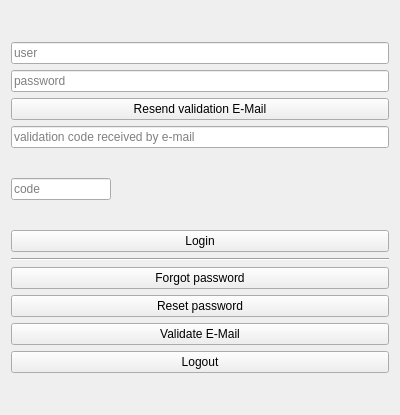
<?xml version="1.0" encoding="UTF-8"?>
<ui version="4.0">
 <class>HomeForm</class>
 <widget class="QWidget" name="HomeForm">
  <property name="windowModality">
   <enum>Qt::ApplicationModal</enum>
  </property>
  <property name="enabled">
   <bool>true</bool>
  </property>
  <property name="geometry">
   <rect>
    <x>0</x>
    <y>0</y>
    <width>400</width>
    <height>415</height>
   </rect>
  </property>
  <property name="sizePolicy">
   <sizepolicy hsizetype="Fixed" vsizetype="Preferred">
    <horstretch>0</horstretch>
    <verstretch>0</verstretch>
   </sizepolicy>
  </property>
  <property name="maximumSize">
   <size>
    <width>2048</width>
    <height>1024</height>
   </size>
  </property>
  <property name="windowTitle">
   <string/>
  </property>
  <property name="windowOpacity">
   <double>1.000000000000000</double>
  </property>
  <property name="autoFillBackground">
   <bool>false</bool>
  </property>
  <layout class="QVBoxLayout" name="verticalLayout_2">
   <item>
    <spacer name="verticalSpacer_2">
     <property name="orientation">
      <enum>Qt::Vertical</enum>
     </property>
     <property name="sizeHint" stdset="0">
      <size>
       <width>20</width>
       <height>40</height>
      </size>
     </property>
    </spacer>
   </item>
   <item>
    <widget class="QLineEdit" name="userEdit">
     <property name="placeholderText">
      <string>user</string>
     </property>
     <property name="clearButtonEnabled">
      <bool>true</bool>
     </property>
    </widget>
   </item>
   <item>
    <widget class="QLineEdit" name="passwordEdit">
     <property name="inputMethodHints">
      <set>Qt::ImhHiddenText|Qt::ImhNoAutoUppercase|Qt::ImhNoPredictiveText|Qt::ImhSensitiveData</set>
     </property>
     <property name="echoMode">
      <enum>QLineEdit::Password</enum>
     </property>
     <property name="placeholderText">
      <string>password</string>
     </property>
     <property name="clearButtonEnabled">
      <bool>true</bool>
     </property>
    </widget>
   </item>
   <item>
    <widget class="QPushButton" name="validateEmailResendButton">
     <property name="text">
      <string>Resend validation E-Mail</string>
     </property>
    </widget>
   </item>
   <item>
    <widget class="QLineEdit" name="validateEmailEdit">
     <property name="placeholderText">
      <string>validation code received by e-mail</string>
     </property>
    </widget>
   </item>
   <item>
    <layout class="QHBoxLayout" name="horizontalLayout">
     <item>
      <widget class="QLineEdit" name="codeEdit">
       <property name="minimumSize">
        <size>
         <width>100</width>
         <height>0</height>
        </size>
       </property>
       <property name="maximumSize">
        <size>
         <width>100</width>
         <height>16777215</height>
        </size>
       </property>
       <property name="placeholderText">
        <string>code</string>
       </property>
       <property name="clearButtonEnabled">
        <bool>true</bool>
       </property>
      </widget>
     </item>
     <item>
      <spacer name="horizontalSpacer">
       <property name="orientation">
        <enum>Qt::Horizontal</enum>
       </property>
       <property name="sizeHint" stdset="0">
        <size>
         <width>40</width>
         <height>20</height>
        </size>
       </property>
      </spacer>
     </item>
     <item>
      <widget class="QLabel" name="label">
       <property name="sizePolicy">
        <sizepolicy hsizetype="Fixed" vsizetype="Preferred">
         <horstretch>0</horstretch>
         <verstretch>0</verstretch>
        </sizepolicy>
       </property>
       <property name="minimumSize">
        <size>
         <width>200</width>
         <height>70</height>
        </size>
       </property>
       <property name="maximumSize">
        <size>
         <width>300</width>
         <height>70</height>
        </size>
       </property>
       <property name="text">
        <string/>
       </property>
       <property name="scaledContents">
        <bool>true</bool>
       </property>
       <property name="alignment">
        <set>Qt::AlignCenter</set>
       </property>
      </widget>
     </item>
    </layout>
   </item>
   <item>
    <widget class="QPushButton" name="authButton">
     <property name="text">
      <string>Login</string>
     </property>
     <property name="autoDefault">
      <bool>false</bool>
     </property>
    </widget>
   </item>
   <item>
    <widget class="Line" name="line">
     <property name="orientation">
      <enum>Qt::Horizontal</enum>
     </property>
    </widget>
   </item>
   <item>
    <widget class="QPushButton" name="forgotButton">
     <property name="text">
      <string>Forgot password</string>
     </property>
    </widget>
   </item>
   <item>
    <widget class="QPushButton" name="resetButton">
     <property name="text">
      <string>Reset password</string>
     </property>
    </widget>
   </item>
   <item>
    <widget class="QPushButton" name="validateEmailButton">
     <property name="text">
      <string>Validate E-Mail</string>
     </property>
    </widget>
   </item>
   <item>
    <widget class="QPushButton" name="logoutButton">
     <property name="enabled">
      <bool>true</bool>
     </property>
     <property name="text">
      <string>Logout</string>
     </property>
    </widget>
   </item>
   <item>
    <spacer name="verticalSpacer">
     <property name="orientation">
      <enum>Qt::Vertical</enum>
     </property>
     <property name="sizeHint" stdset="0">
      <size>
       <width>20</width>
       <height>40</height>
      </size>
     </property>
    </spacer>
   </item>
  </layout>
 </widget>
 <resources/>
 <connections/>
</ui>
